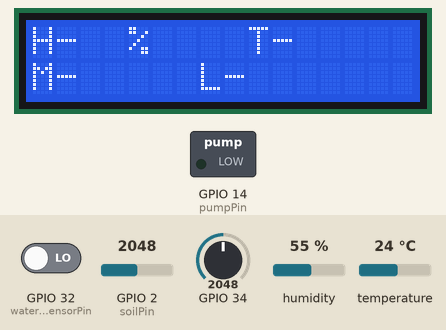
Recording of a sketch running on a simulated ESP32. Parts: 16×2 character LCD, switched loads named in the sketch (green lamp = pin HIGH). The test bench sets the inputs (shaded band); at power-on: humidity 55 %, GPIO 2 (soilPin) = 2048, GPIO 34 = 2048, temperature 24 °C, GPIO 32 (waterlvlsensorPin) LOW. WiFi joins after 1.5 s; servers stay silent unless stated; what the sketch prints to the serial monitor is not drawn.

Above: at 2.7 s.
2.8 s: humidity set to 22 %
At 15.3 s:
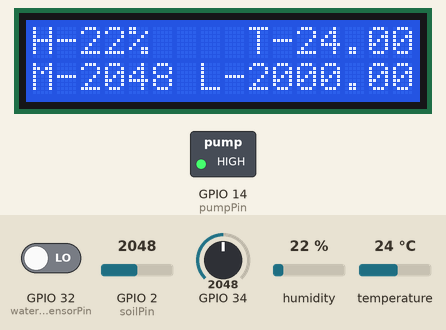
16.8 s: GPIO 2 (soilPin) set to 1960
At 28.6 s:
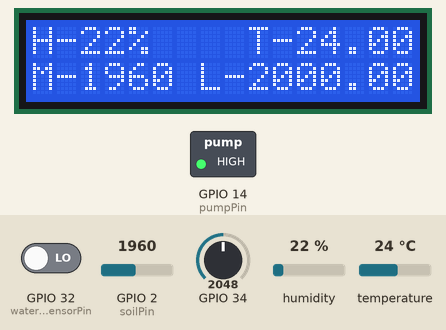
30.7 s: GPIO 34 set to 1960
At 35.3 s:
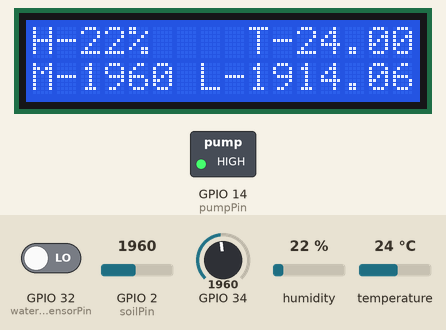
37.3 s: temperature set to 12 °C
At 48.6 s:
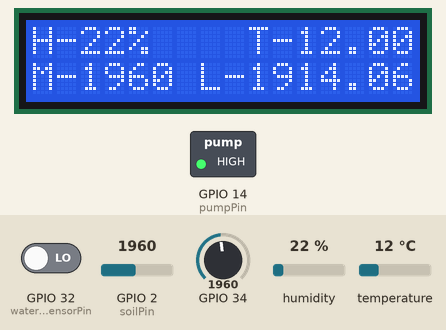
50.6 s: GPIO 2 (soilPin) set to 2040
At 62.0 s:
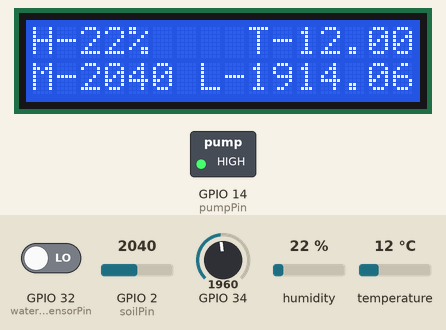
63.9 s: GPIO 34 set to 2040
At 68.7 s:
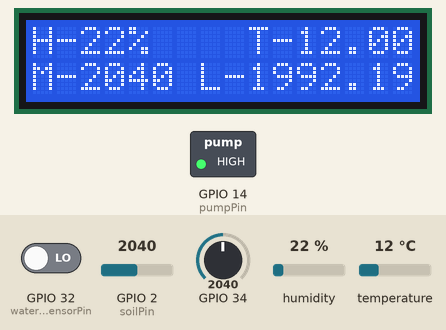
Timing chart, 0 to 70.6 s (numbered marks = the images above; inputs shaded):
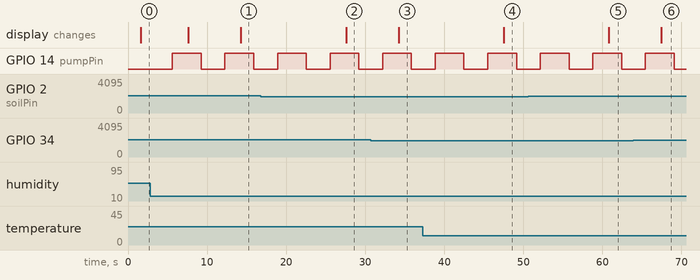

The sketch:

Iot_Project_PUSL2022.ino
```cpp
#include <DHT.h>
#include <Arduino.h>
#include <Wire.h>
#include <LiquidCrystal_I2C.h>

#include <WiFi.h>
#include <Firebase_ESP_Client.h>
#include "addons/TokenHelper.h"
#include "addons/RTDBHelper.h"

#define WIFI_SSID "Dialog 4G 039"
#define WIFI_PASSWORD "C42d52c3"
#define API_KEY "AIzaSyBCCdgnu0hmUQITgJ6QYtcrOnJFWNp1rls"
#define DATABASE_URL "https://iot-module-887e1-default-rtdb.asia-southeast1.firebasedatabase.app/"

#define DHTPIN 4      // Digital pin connected to the DHT sensor
#define DHTTYPE DHT11 // DHT 11

const int waterlvlsensorPin = 32;  //Water Level Sensor
const int soilPin = 2;  // Analog pin connected to the soil moisture sensor
const int pumpPin = 14;  // Digital pin connected to the transistor/relay controlling the pump
const int threshold = 1700;  // Set your desired moisture threshold

FirebaseData fbdo;
FirebaseAuth auth;
FirebaseConfig config;

unsigned long sendDataPrevMillis = 0;
bool signupOK = false;

int counter = 0;
LiquidCrystal_I2C lcd(0x27, 16, 2); // Set the LCD address to 0x27 for a 16 chars and 2 line display

DHT dht(DHTPIN, DHTTYPE);

void setup() {
  Serial.begin(115200);
  WiFi.begin(WIFI_SSID, WIFI_PASSWORD);
  Serial.print("Connecting to Wi-Fi");
  while (WiFi.status() != WL_CONNECTED){
    Serial.print("."); delay(300);
  }
  Serial.println();
  Serial.print("Connected with IP: ");
  Serial.println(WiFi.localIP());
  Serial.println();

  config.api_key = API_KEY;
  config.database_url = DATABASE_URL;
  if(Firebase.signUp(&config, &auth, "", "")){
    Serial.println("signUp OK");
    signupOK = true;
  }else{
    Serial.printf("%s\n", config.signer.signupError.message.c_str());
  }

  config.token_status_callback = tokenStatusCallback;
  Firebase.begin(&config, &auth);
  Firebase.reconnectWiFi(true);

  Serial.println("DHTxx test!");
  dht.begin();
  pinMode(soilPin, INPUT);
  pinMode(pumpPin, OUTPUT);
  pinMode(waterlvlsensorPin, INPUT);

  Serial.println ("I2C scanner. Scanning ...");
  byte count = 0;
  // 0x27 0x3F
  Wire.begin();
  for (byte i = 8; i < 120; i++)
  {
    Wire.beginTransmission (i);
    if (Wire.endTransmission () == 0)
      {
      Serial.print ("Found address: ");
      Serial.print (i, DEC);
      Serial.print (" (0x");
      Serial.print (i, HEX);
      Serial.println (")");
      count++;
      delay (1);
      }
  }
  Serial.println ("Done.");
  Serial.print ("Found ");
  Serial.print (count, DEC);
  Serial.println (" device(s).");

  lcd.init();                       // Initialize the LCD
  lcd.backlight();                  // Turn on the backlight
  lcd.clear();                      // Clear the LCD screen

  lcd.setCursor(0, 0);
  lcd.print("H-");
  lcd.setCursor(4, 0);
  lcd.print("%");
  lcd.setCursor(9, 0);
  lcd.print("T-");
  lcd.setCursor(0, 1);
  lcd.print("M-");
  lcd.setCursor(7, 1);
  lcd.print("L-");


}

void loop() {

  // Reading temperature or humidity takes about 250 milliseconds!
  // Sensor readings may also be up to 2 seconds 'old' (its a very slow sensor)
  int humidity = dht.readHumidity();
  float temperature = dht.readTemperature();

  // Check if any reads failed and exit early (to try again).
  if (isnan(humidity) || isnan(temperature)) {
    Serial.println("Failed to read from DHT sensor!");
    return;
  }
  // Wait a few seconds between measurements.
  delay(1000);

  // Display the temperature and humidity values
  Serial.print("Humidity: ");
  Serial.print(humidity);
  Serial.print("%\t");
  Serial.print("Temperature: ");
  Serial.print(temperature);
  Serial.println("°C");

  //Display the soil moisture level
  int moisture = analogRead(soilPin);  // Read soil moisture value
  if (moisture > threshold) {
    // If soil is dry, turn on the pump
    digitalWrite(pumpPin, LOW);
    delay(3000);  // Run the pump for 5 seconds (adjust as needed)
    digitalWrite(pumpPin, HIGH);
  }
  Serial.print("Soil Moisture: ");
  Serial.println(moisture);
  delay(1000);

  float volts = analogRead(34) * 5.0 / 1024.0;
  float amps = volts / 10000.0; // across 10,000 Ohms
  float microamps = amps * 1000000;
  float lux = microamps * 2.0;
  Serial.print("Illuminence: ");
  Serial.print(lux);
  Serial.print(" lux");
  delay(1000);

  int watersensorValue = digitalRead(waterlvlsensorPin);
  if (watersensorValue == HIGH) {
    Serial.println("Water level is low.");
  } else {
    Serial.println("Water level is high.");
  }

  lcd.setCursor(2, 0);        // Set the cursor to the first column and first row
  lcd.print(humidity);       // Print humidity on LCD
  lcd.setCursor(11, 0);      // Set the cursor to the current position
  lcd.print(temperature);    // Print temperature on LCD
  lcd.setCursor(2, 1);      // Set the cursor to the current position
  lcd.print(moisture);    // Print Soil moisture on LCD
  lcd.setCursor(9, 1);      // Set the cursor to the current position
  lcd.print(lux);          // Print illuminence on LCD

  if(Firebase.ready() && signupOK && (millis() - sendDataPrevMillis > 2000 || sendDataPrevMillis == 0)){
    sendDataPrevMillis = millis();
    //Store Sensors data to a RTDB

    if(Firebase.RTDB.setInt(&fbdo, "DHT11_Hu_&_Temp/humidity", humidity)){
      Serial.println("--Humidity has successfully saved to: "+ fbdo.dataPath());
    }else{
      Serial.println("--Humidity has failed: " + fbdo.errorReason());
    }

    if(Firebase.RTDB.setFloat(&fbdo, "DHT11_Hu_&_Temp/temperature", temperature)){
      Serial.println("--Temperature has successfully saved to: "+ fbdo.dataPath());
    }else{
      Serial.println("--Temperature has failed: " + fbdo.errorReason());
    }

    lux = analogRead(34);
    if(Firebase.RTDB.setFloat(&fbdo, "Light_Intensity", lux)){
      Serial.println("--Illuminence has successfully saved to: "+ fbdo.dataPath());
    }else{
      Serial.println("--Illuminence has failed: " + fbdo.errorReason());
    }

    moisture = analogRead(soilPin);
    Firebase.RTDB.setInt(&fbdo, "Soil Moisture", moisture);
  }

}
```

Measured:
- after the input at 2.8 s, the display: first differs from a run without the input after 11.5 s (image 1)
- after the input at 16.8 s, the display: changes after 10.8 s (image 2)
- after the input at 30.7 s, the display: changes after 3.5 s (image 3)
- after the input at 37.3 s, the display: changes after 10.2 s (image 4)
- after the input at 50.6 s, the display: changes after 10.2 s (image 5)
- after the input at 63.9 s, the display: changes after 3.5 s (image 6)
- by itself, GPIO 14 (pumpPin): alternates HIGH for 3.6 s and LOW for 3.0 s
